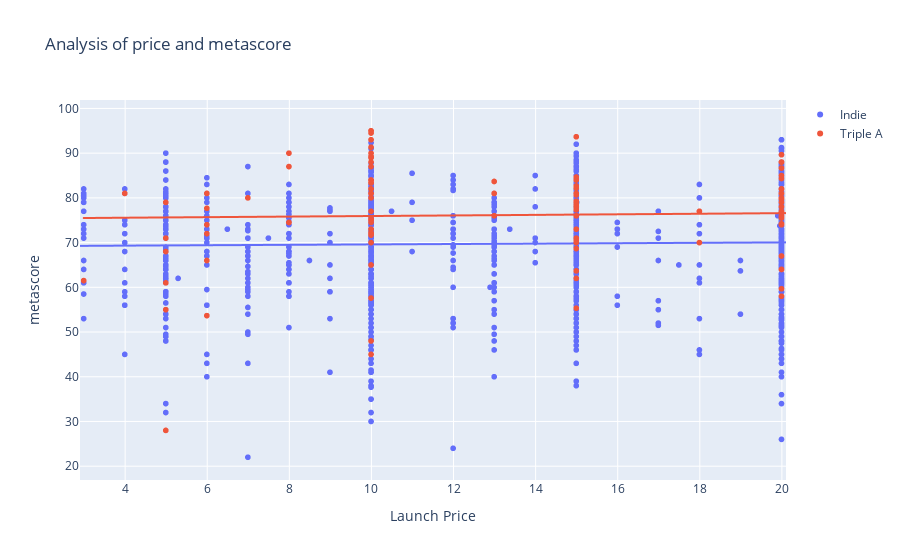

The code cell stored with this chart in its notebook:
### Markdown cell above
### Metascore

### Code cell
df1 = pd.read_csv("DATASETS/result.csv")[["metascore", "name"]]
df2 = pd.read_csv("DATASETS/steam_reviews_revenue.csv")[["name", "Launch Price", "is_aaa"]]

df = pd.merge(df1, df2, how="inner", on="name")
df = df.groupby(df["name"]).aggregate({"name":"first", "Launch Price":"mean", "metascore":"mean", "is_aaa":"first"})

df["is_aaa"] = df["is_aaa"].replace({0:"Indie", 1:"Triple A"})

fig = px.scatter(df, x='Launch Price', y='metascore', trendline='ols', title='Analysis of price and metascore', color="is_aaa", labels={'is_aaa':''})
fig.update_layout(xaxis=dict(range=[2.9, 20.1]))
fig.update_traces(selector=dict(type='trendline'), name='Trendline')
fig.show()

### Figure 1 — Plotly figure (JSON) as saved in the notebook; plotly's stock layout.template omitted (floating-point values rounded to 4 significant figures; data arrays with more than 128 entries replaced by an {"elided": "..."} marker saying what was removed)
{"data": [{"hovertemplate": "=Indie<br>Launch Price=%{x}<br>metascore=%{y}<extra></extra>", "legendgroup": "Indie", "marker": {"color": "#636efa", "symbol": "circle"}, "mode": "markers", "name": "Indie", "showlegend": true, "type": "scattergl", "x": {"elided": "1890 float values"}, "xaxis": "x", "y": {"elided": "1890 float values"}, "yaxis": "y"}, {"hovertemplate": "<b>OLS trendline</b><br>metascore = 0.0449163 * Launch Price + 69.144<br>R<sup>2</sup>=0.002206<br><br>=Indie<br>Launch Price=%{x}<br>metascore=%{y} <b>(trend)</b><extra></extra>", "legendgroup": "Indie", "marker": {"color": "#636efa", "symbol": "circle"}, "mode": "lines", "name": "Indie", "showlegend": false, "type": "scattergl", "x": {"elided": "1890 float values"}, "xaxis": "x", "y": {"elided": "1890 float values"}, "yaxis": "y"}, {"hovertemplate": "=Triple A<br>Launch Price=%{x}<br>metascore=%{y}<extra></extra>", "legendgroup": "Triple A", "marker": {"color": "#EF553B", "symbol": "circle"}, "mode": "markers", "name": "Triple A", "showlegend": true, "type": "scattergl", "x": {"elided": "147 float values"}, "xaxis": "x", "y": {"elided": "147 float values"}, "yaxis": "y"}, {"hovertemplate": "<b>OLS trendline</b><br>metascore = 0.0636011 * Launch Price + 75.308<br>R<sup>2</sup>=0.007651<br><br>=Triple A<br>Launch Price=%{x}<br>metascore=%{y} <b>(trend)</b><extra></extra>", "legendgroup": "Triple A", "marker": {"color": "#EF553B", "symbol": "circle"}, "mode": "lines", "name": "Triple A", "showlegend": false, "type": "scattergl", "x": {"elided": "147 float values"}, "xaxis": "x", "y": {"elided": "147 float values"}, "yaxis": "y"}], "layout": {"autosize": true, "legend": {"title": {"text": ""}, "tracegroupgap": 0}, "title": {"text": "Analysis of price and metascore"}, "xaxis": {"anchor": "y", "domain": [0, 1], "range": [2.9, 20.1], "title": {"text": "Launch Price"}, "type": "linear"}, "yaxis": {"anchor": "x", "autorange": true, "domain": [0, 1], "range": [15.83, 103.0], "title": {"text": "metascore"}, "type": "linear"}}}
